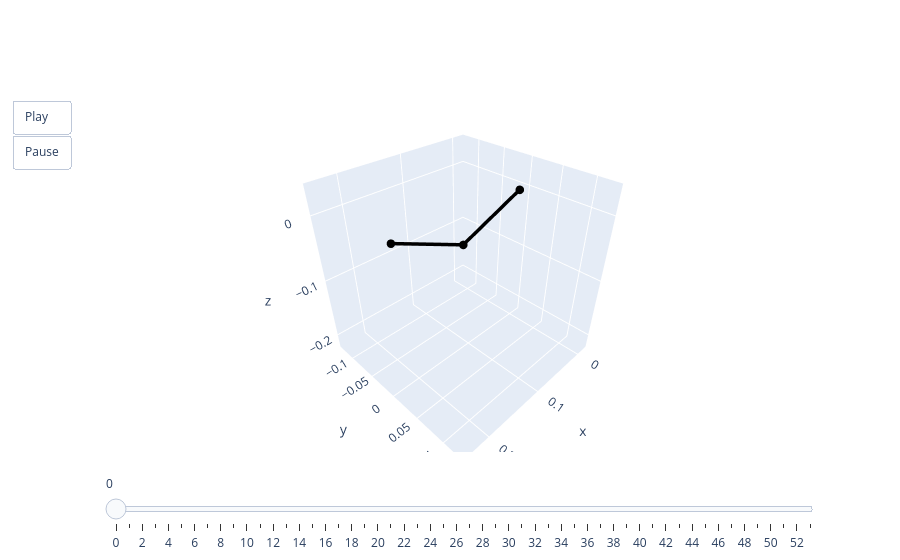

Notebook code for this chart:
### Code cell
animate(pred[0])

### Figure 1 — Plotly figure (JSON) as saved in the notebook; plotly's stock layout.template omitted (floating-point values rounded to 4 significant figures)
{"data": [{"line": {"color": "black", "width": 7}, "marker": {"size": 5}, "mode": "lines+markers", "type": "scatter3d", "x": [0, 0.1111, 0.2218], "y": [0, 0, 0], "z": [0, -0.04193, 0.006761]}], "layout": {"scene": {"aspectmode": "cube", "xaxis": {"autorange": false, "range": [-0.02231, 0.2454]}, "yaxis": {"autorange": false, "range": [-0.1339, 0.1339]}, "zaxis": {"autorange": false, "range": [-0.2252, 0.04255]}}, "sliders": [{"steps": [{"args": [["0"], {"frame": {"duration": 0, "redraw": true}, "mode": "immediate"}], "label": "0", "method": "animate"}, {"args": [["1"], {"frame": {"duration": 0, "redraw": true}, "mode": "immediate"}], "label": "1", "method": "animate"}, {"args": [["2"], {"frame": {"duration": 0, "redraw": true}, "mode": "immediate"}], "label": "2", "method": "animate"}, {"args": [["3"], {"frame": {"duration": 0, "redraw": true}, "mode": "immediate"}], "label": "3", "method": "animate"}, {"args": [["4"], {"frame": {"duration": 0, "redraw": true}, "mode": "immediate"}], "label": "4", "method": "animate"}, {"args": [["5"], {"frame": {"duration": 0, "redraw": true}, "mode": "immediate"}], "label": "5", "method": "animate"}, {"args": [["6"], {"frame": {"duration": 0, "redraw": true}, "mode": "immediate"}], "label": "6", "method": "animate"}, {"args": [["7"], {"frame": {"duration": 0, "redraw": true}, "mode": "immediate"}], "label": "7", "method": "animate"}, {"args": [["8"], {"frame": {"duration": 0, "redraw": true}, "mode": "immediate"}], "label": "8", "method": "animate"}, {"args": [["9"], {"frame": {"duration": 0, "redraw": true}, "mode": "immediate"}], "label": "9", "method": "animate"}, {"args": [["10"], {"frame": {"duration": 0, "redraw": true}, "mode": "immediate"}], "label": "10", "method": "animate"}, {"args": [["11"], {"frame": {"duration": 0, "redraw": true}, "mode": "immediate"}], "label": "11", "method": "animate"}, {"args": [["12"], {"frame": {"duration": 0, "redraw": true}, "mode": "immediate"}], "label": "12", "method": "animate"}, {"args": [["13"], {"frame": {"duration": 0, "redraw": true}, "mode": "immediate"}], "label": "13", "method": "animate"}, {"args": [["14"], {"frame": {"duration": 0, "redraw": true}, "mode": "immediate"}], "label": "14", "method": "animate"}, {"args": [["15"], {"frame": {"duration": 0, "redraw": true}, "mode": "immediate"}], "label": "15", "method": "animate"}, {"args": [["16"], {"frame": {"duration": 0, "redraw": true}, "mode": "immediate"}], "label": "16", "method": "animate"}, {"args": [["17"], {"frame": {"duration": 0, "redraw": true}, "mode": "immediate"}], "label": "17", "method": "animate"}, {"args": [["18"], {"frame": {"duration": 0, "redraw": true}, "mode": "immediate"}], "label": "18", "method": "animate"}, {"args": [["19"], {"frame": {"duration": 0, "redraw": true}, "mode": "immediate"}], "label": "19", "method": "animate"}, {"args": [["20"], {"frame": {"duration": 0, "redraw": true}, "mode": "immediate"}], "label": "20", "method": "animate"}, {"args": [["21"], {"frame": {"duration": 0, "redraw": true}, "mode": "immediate"}], "label": "21", "method": "animate"}, {"args": [["22"], {"frame": {"duration": 0, "redraw": true}, "mode": "immediate"}], "label": "22", "method": "animate"}, {"args": [["23"], {"frame": {"duration": 0, "redraw": true}, "mode": "immediate"}], "label": "23", "method": "animate"}, {"args": [["24"], {"frame": {"duration": 0, "redraw": true}, "mode": "immediate"}], "label": "24", "method": "animate"}, {"args": [["25"], {"frame": {"duration": 0, "redraw": true}, "mode": "immediate"}], "label": "25", "method": "animate"}, {"args": [["26"], {"frame": {"duration": 0, "redraw": true}, "mode": "immediate"}], "label": "26", "method": "animate"}, {"args": [["27"], {"frame": {"duration": 0, "redraw": true}, "mode": "immediate"}], "label": "27", "method": "animate"}, {"args": [["28"], {"frame": {"duration": 0, "redraw": true}, "mode": "immediate"}], "label": "28", "method": "animate"}, {"args": [["29"], {"frame": {"duration": 0, "redraw": true}, "mode": "immediate"}], "label": "29", "method": "animate"}, {"args": [["30"], {"frame": {"duration": 0, "redraw": true}, "mode": "immediate"}], "label": "30", "method": "animate"}, {"args": [["31"], {"frame": {"duration": 0, "redraw": true}, "mode": "immediate"}], "label": "31", "method": "animate"}, {"args": [["32"], {"frame": {"duration": 0, "redraw": true}, "mode": "immediate"}], "label": "32", "method": "animate"}, {"args": [["33"], {"frame": {"duration": 0, "redraw": true}, "mode": "immediate"}], "label": "33", "method": "animate"}, {"args": [["34"], {"frame": {"duration": 0, "redraw": true}, "mode": "immediate"}], "label": "34", "method": "animate"}, {"args": [["35"], {"frame": {"duration": 0, "redraw": true}, "mode": "immediate"}], "label": "35", "method": "animate"}, {"args": [["36"], {"frame": {"duration": 0, "redraw": true}, "mode": "immediate"}], "label": "36", "method": "animate"}, {"args": [["37"], {"frame": {"duration": 0, "redraw": true}, "mode": "immediate"}], "label": "37", "method": "animate"}, {"args": [["38"], {"frame": {"duration": 0, "redraw": true}, "mode": "immediate"}], "label": "38", "method": "animate"}, {"args": [["39"], {"frame": {"duration": 0, "redraw": true}, "mode": "immediate"}], "label": "39", "method": "animate"}, {"args": [["40"], {"frame": {"duration": 0, "redraw": true}, "mode": "immediate"}], "label": "40", "method": "animate"}, {"args": [["41"], {"frame": {"duration": 0, "redraw": true}, "mode": "immediate"}], "label": "41", "method": "animate"}, {"args": [["42"], {"frame": {"duration": 0, "redraw": true}, "mode": "immediate"}], "label": "42", "method": "animate"}, {"args": [["43"], {"frame": {"duration": 0, "redraw": true}, "mode": "immediate"}], "label": "43", "method": "animate"}, {"args": [["44"], {"frame": {"duration": 0, "redraw": true}, "mode": "immediate"}], "label": "44", "method": "animate"}, {"args": [["45"], {"frame": {"duration": 0, "redraw": true}, "mode": "immediate"}], "label": "45", "method": "animate"}, {"args": [["46"], {"frame": {"duration": 0, "redraw": true}, "mode": "immediate"}], "label": "46", "method": "animate"}, {"args": [["47"], {"frame": {"duration": 0, "redraw": true}, "mode": "immediate"}], "label": "47", "method": "animate"}, {"args": [["48"], {"frame": {"duration": 0, "redraw": true}, "mode": "immediate"}], "label": "48", "method": "animate"}, {"args": [["49"], {"frame": {"duration": 0, "redraw": true}, "mode": "immediate"}], "label": "49", "method": "animate"}, {"args": [["50"], {"frame": {"duration": 0, "redraw": true}, "mode": "immediate"}], "label": "50", "method": "animate"}, {"args": [["51"], {"frame": {"duration": 0, "redraw": true}, "mode": "immediate"}], "label": "51", "method": "animate"}, {"args": [["52"], {"frame": {"duration": 0, "redraw": true}, "mode": "immediate"}], "label": "52", "method": "animate"}, {"args": [["53"], {"frame": {"duration": 0, "redraw": true}, "mode": "immediate"}], "label": "53", "method": "animate"}]}], "updatemenus": [{"buttons": [{"args": [null, {"frame": {"duration": 50, "redraw": true}, "fromcurrent": true}], "label": "Play", "method": "animate"}, {"args": [[null], {"frame": {"duration": 0, "redraw": true}, "mode": "immediate"}], "label": "Pause", "method": "animate"}], "showactive": false, "type": "buttons"}]}}
